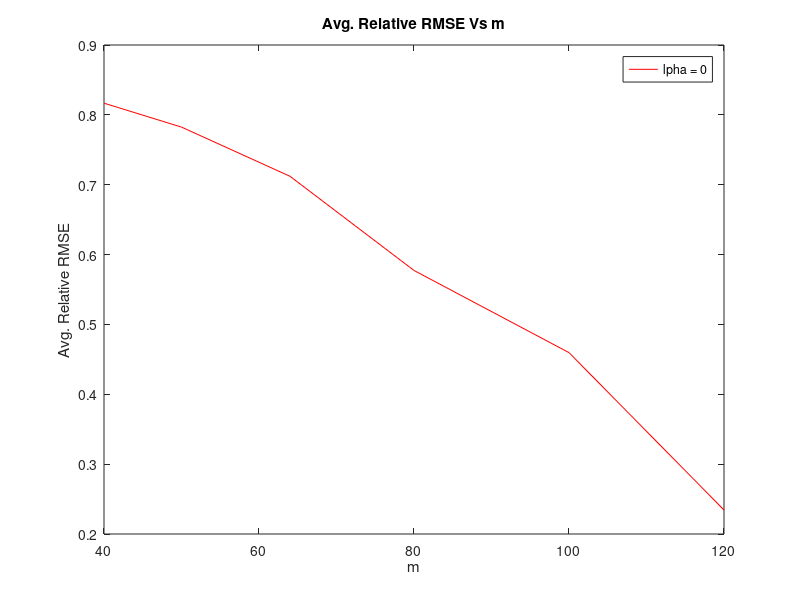
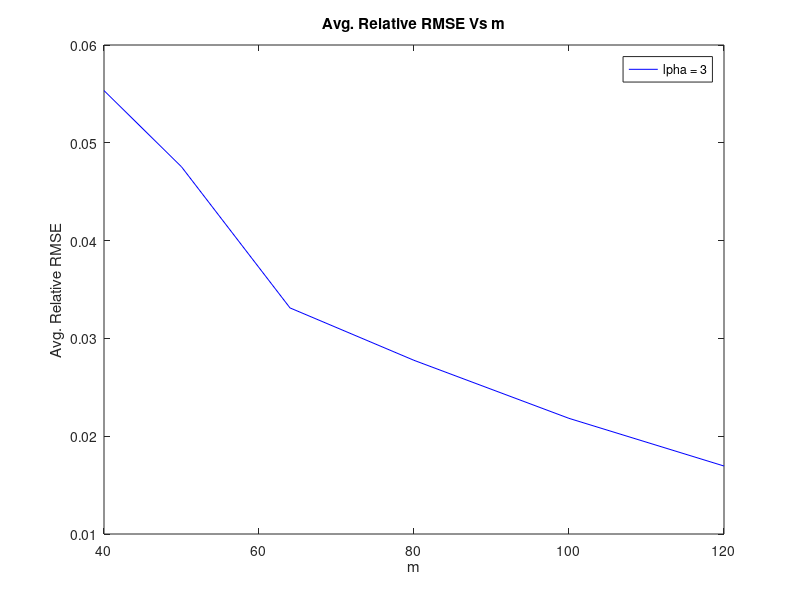
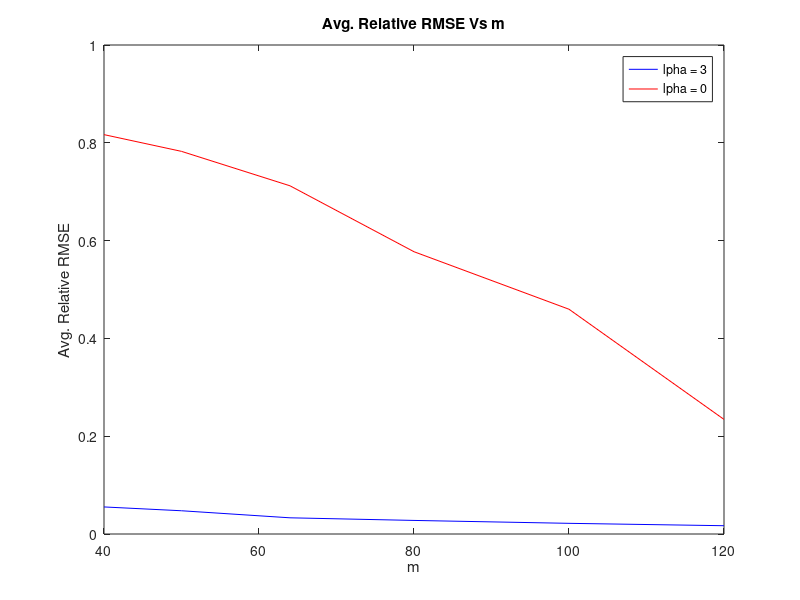

MATLAB code for these plots, in order:
clc;
clear;
close all;

%% Set Seed
rng(1);

%% Constants
% Dimension of signal
n = 128;
% Tolerance factor for creating Orthonormal Matrix
tol = 0.1;

%% Initialize Avg. Relative RMSE list
rmse_avg = [];

% For both alphas
for alpha=[0, 3]
    %% Generating a random orthonormal matrix
    % The n-dimensional normal distribution has spherical symmetry,
    % which implies that after normalization the drawn vectors would be
    % uniformly distributed on the n-dimensional unit sphere.
    % Then using Gram-schmidt on the random vector to generate matrix
    U = zeros(n);
    vi = randn(n,1);
    U(:,1) = vi ./ norm(vi);
    for i=2:n
      nrm = 0;
      % only if vector has sufficiently large component orthogonal to U
      while nrm < tol
        vi = randn(n,1);
        vi = vi - U(:,1:i-1) * (U(:,1:i-1)' * vi);
        nrm = norm(vi);
      end
      U(:,i) = vi ./ nrm;
    end

    %% Generating Co-variance Matrix
    Sigma = U * diag((1:n).^(-alpha)) * U';

    %% Generating 10 n-dimensional vectors
    xs = mvnrnd(zeros(n,1), Sigma, 10)';

    %% Reconstruction
    for m=[40, 50, 64, 80, 100, 120]
        rmse = zeros(10, 1);

        % Generating a random sensing matrix
        phi = randn(m, n) / sqrt(m);

        % Variables used in reconstruction (for faster computation)
        SpT = Sigma * phi';
        pSpT = phi * SpT;

        for i=1:10
            % Generating noisy measurement
            y = phi * xs(:, i);
            sig = 0.01 * mean(abs(y));
            y = y + mvnrnd(zeros(m, 1), eye(m)*sig^2, 1)';

            % Reconstruction of x
            x = (SpT - SpT/(eye(m)*sig^2 + pSpT)*pSpT) * y / (sig^2);

            % Calculating Avg. Relative RMSE
            rmse(i) = sqrt(mean((x - xs(:,i)).^2))/sqrt(mean(xs(:,i).^2));
        end
        rmse_avg = [rmse_avg mean(rmse)];
    end
end

%% Plot the Avg. Relative RMSE vs m
figure;

plot([40, 50, 64, 80, 100, 120], rmse_avg(1:6), 'r');
legend("\alpha = 0");
xlabel("m");
ylabel("Avg. Relative RMSE");
title("Avg. Relative RMSE Vs m");
saveas(gcf, "plots/0.jpg");
plot([40, 50, 64, 80, 100, 120], rmse_avg(7:12), 'b');
legend("\alpha = 3");
xlabel("m");
ylabel("Avg. Relative RMSE");
title("Avg. Relative RMSE Vs m");
saveas(gcf, "plots/3.jpg");
hold on;
plot([40, 50, 64, 80, 100, 120], rmse_avg(1:6), 'r');
legend("\alpha = 3", "\alpha = 0");
xlabel("m");
ylabel("Avg. Relative RMSE");
title("Avg. Relative RMSE Vs m");
saveas(gcf, "plots/both.jpg");

close all;

%% Print the Avg. Relative RMSE
fprintf("Avg. Relative RMSE for \x03b1 = 0, m = %i \t: %f\n", [[40, 50, 64, 80, 100, 120]; rmse_avg(1:6)]);
fprintf("Avg. Relative RMSE for \x03b1 = 3, m = %i \t: %f\n", [[40, 50, 64, 80, 100, 120]; rmse_avg(7:12)]);
